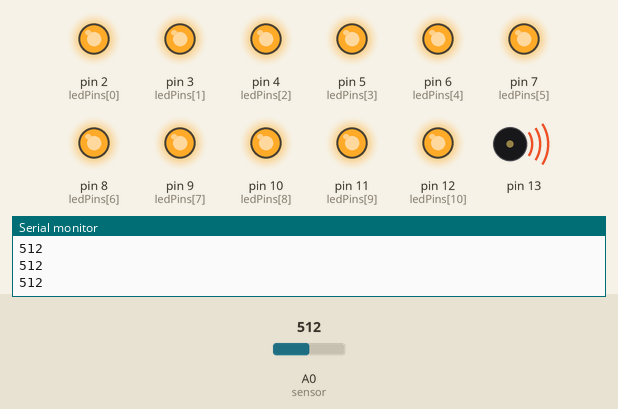
This sketch was run on a simulated Arduino Uno, built with avr-gcc and run on an emulated ATmega328P. Parts: output pins drawn as LEDs (lit = HIGH), buzzer (waves = sounding), the last lines printed to the serial monitor. Inputs (shaded band) come from the test bench; at power-on: A0 (sensor) = 512.

Above: at 1.2 s.
1.3 s: A0 (sensor) set to 472
At 1.8 s:
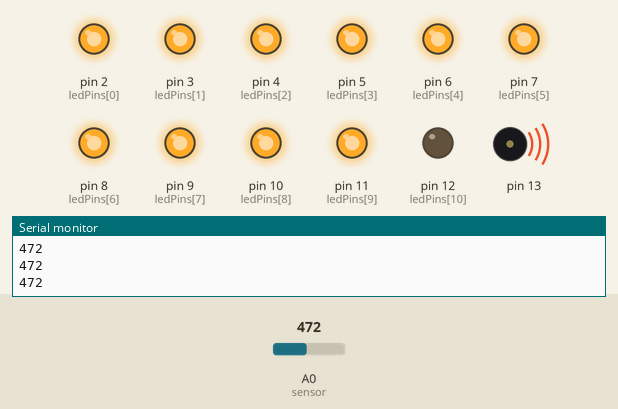
2.8 s: A0 (sensor) set to 441
At 3.9 s:
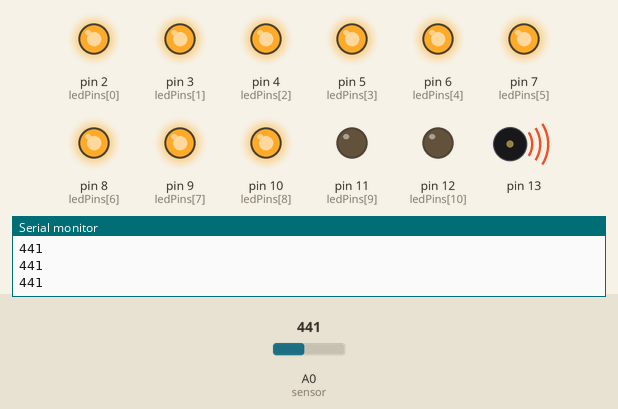
4.3 s: A0 (sensor) set to 426
At 4.8 s:
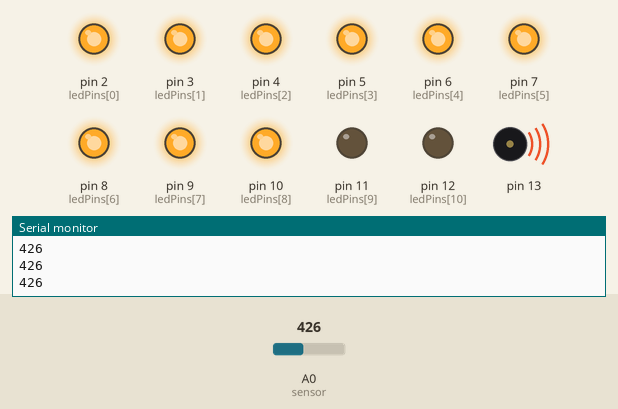
5.8 s: A0 (sensor) set to 397
At 6.2 s:
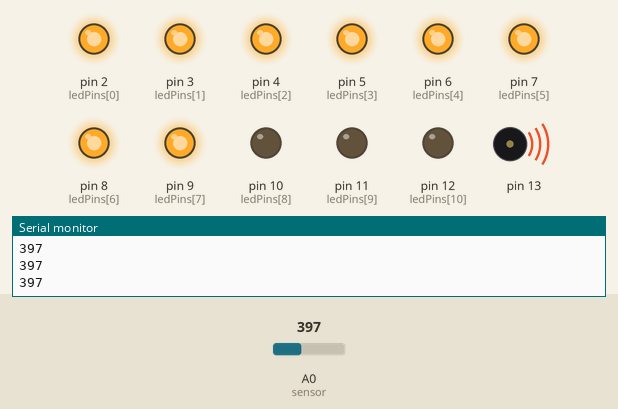
7.3 s: A0 (sensor) set to 306
At 8.2 s:
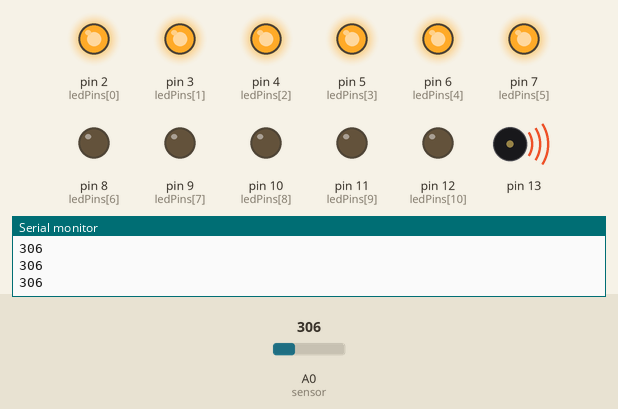
8.8 s: A0 (sensor) set to 122
At 10.1 s:
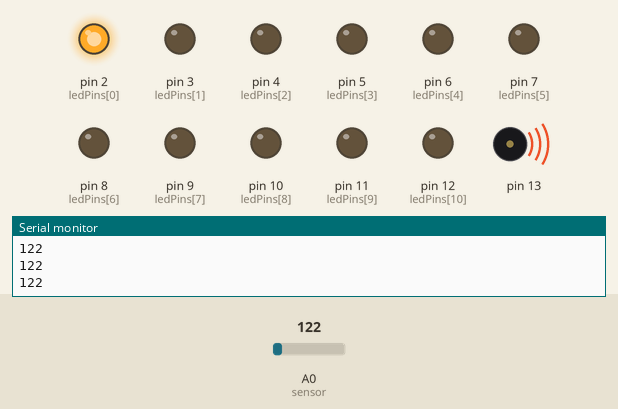
Timing chart, 0 to 11.3 s (numbered marks = the images above; inputs shaded):
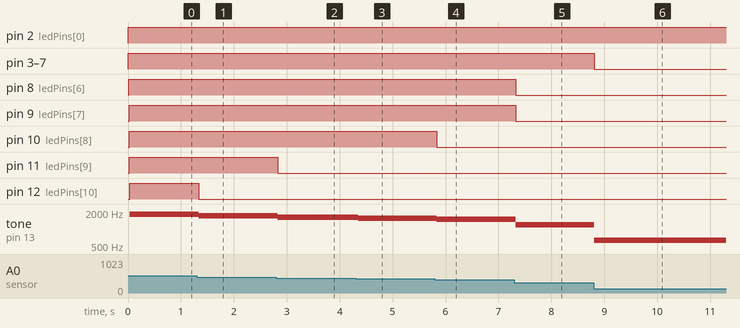

The sketch:

FotoMusic.ino
```cpp
// Termometro  com efeito de luz simples
// Terceiro estudo arduino   -  30/08/2012

const int sensor = A0;   // Sensor de Luz
const int totalLeds = 11;    // numero total de leds


int ledPins[] = { 2, 3, 4, 5, 6, 7,8,9,10,11,12};   // array com os pinos dos leds


void setup() {
  Serial.begin(9600);
    // Definir todos os modos de pino dos leds
    for (int thisLed = 0; thisLed < totalLeds; thisLed++) {
      pinMode(ledPins[thisLed], OUTPUT);
    }
    //define o pino 13 para saida fora do vetor de leds
    pinMode(13,OUTPUT);
}

void loop() {
  // Le o resultado do sensor
  int sensorReading = analogRead(sensor);
  // mapeia o resultado do sensor de 0 ate o numero de leds
  int ledLevel = map(sensorReading, 60, 490, 0, totalLeds);
  // Loop no vetor de leds
  for (int thisLed = 0; thisLed < totalLeds; thisLed++) {
    // se o led atual for menor que o total de leds,
    // acende os leds
      if (thisLed < ledLevel) {
        digitalWrite(ledPins[thisLed], HIGH);
        delay(3);
       }
      // desliga todos os leds menores que ledLevel:
      else {
        digitalWrite(ledPins[thisLed], LOW);
      }
  }
int nota = map(sensorReading, 60, 490, 440, 1760);
tone(13,nota,200);
float voltagem = map(sensorReading, 60, 490, 0, 5);;
Serial.println (sensorReading);
}
```

Measured:
- the behaviour switches between 490 and 489 on A0 (sensor) (found by bisection; images 0 and 1)
- the behaviour switches between 451 and 450 on A0 (sensor) (found by bisection; images 1 and 2)
- the behaviour switches between 412 and 411 on A0 (sensor) (found by bisection; images 3 and 4)
- after the input at 1.3 s, pin 12 (ledPins[10]): HIGH → LOW at once; tone on pin 13: 1827 Hz → 1704 Hz at once
- after the input at 2.8 s, pin 11 (ledPins[9]): HIGH → LOW at once; tone on pin 13: 1704 Hz → 1609 Hz at once
- after the input at 4.3 s, tone on pin 13: 1609 Hz → 1563 Hz after 0.05 s
- after the input at 5.8 s, pin 10 (ledPins[8]): HIGH → LOW at once; tone on pin 13: 1563 Hz → 1474 Hz at once
- after the input at 7.3 s, pin 8 (ledPins[6]), pin 9 (ledPins[7]): HIGH → LOW at once; tone on pin 13: 1474 Hz → 1195 Hz at once
- after the input at 8.8 s, pin 3 (ledPins[1]), pin 4 (ledPins[2]), pin 5 (ledPins[3]), pin 6 (ledPins[4]), pin 7 (ledPins[5]): HIGH → LOW at once; tone on pin 13: 1195 Hz → 630 Hz at once
